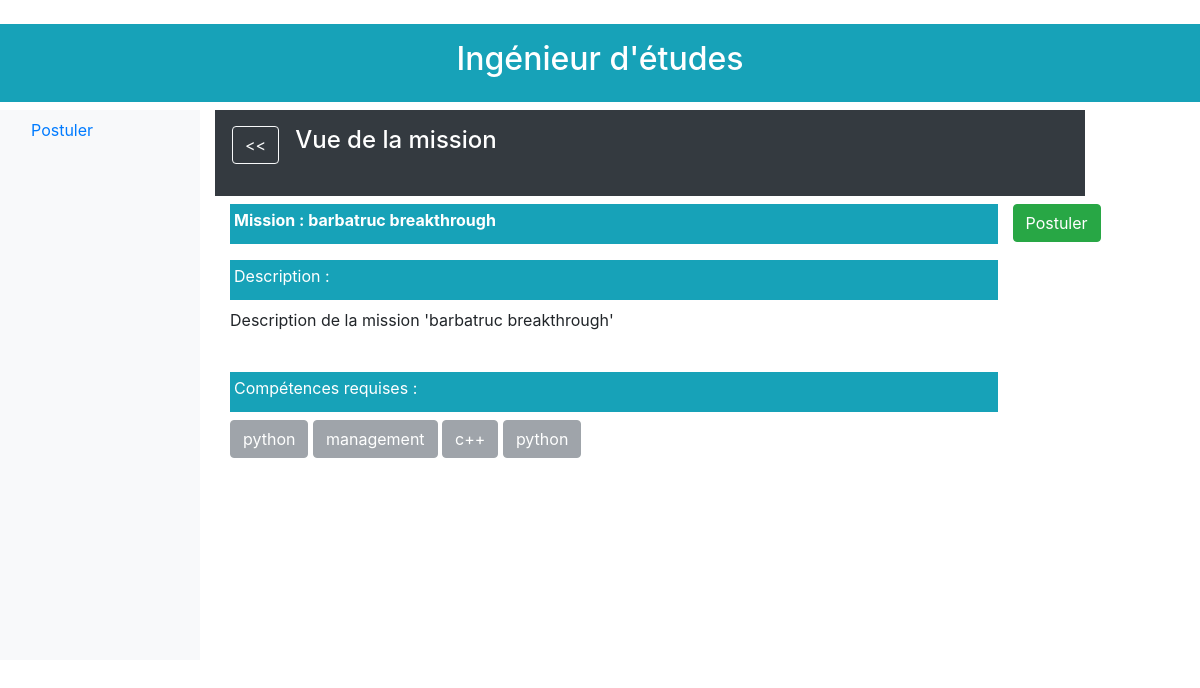
/1/etude/postuler/disponibles/vue/2/, run on an earlier commit of the app's database.
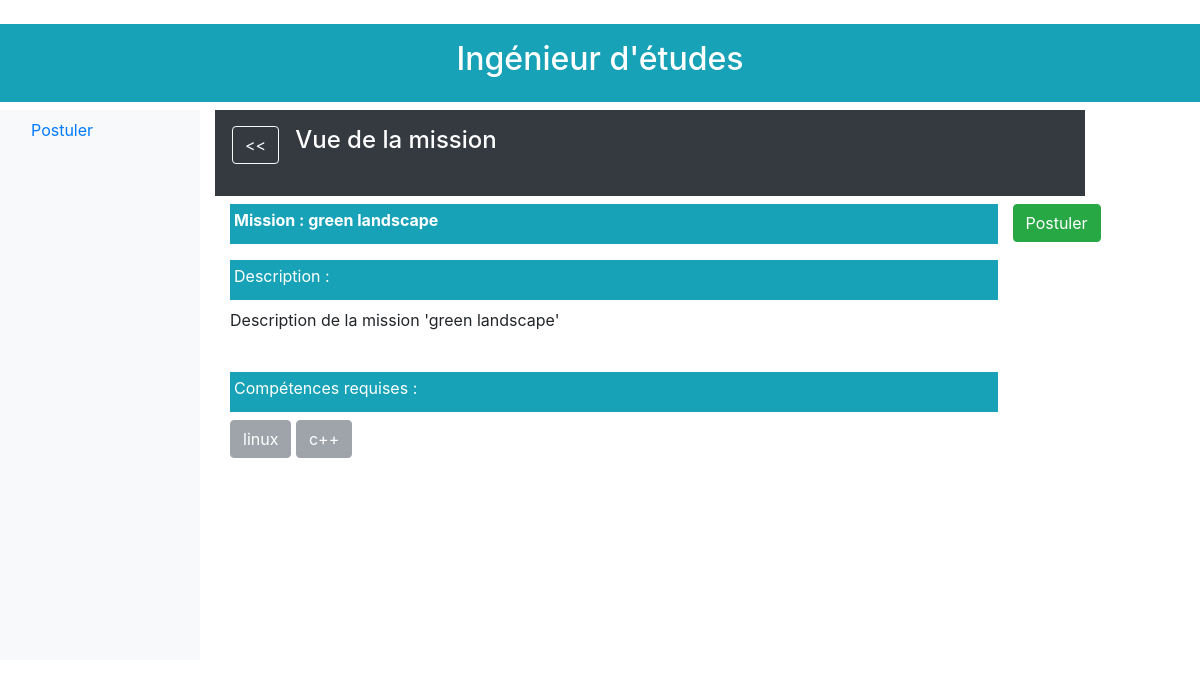
And on a later commit of the database.
### database/models.py (models this page shows)
class Mission(db.Model):
    id = db.Column(db.Integer, primary_key=True)
    titre = db.Column(db.String(64), unique=True)
    description = db.Column(db.Text, unique=True)
    effectifs_max = db.Column(db.Integer)
    prix_vente = db.Column(db.Integer)
    statut = db.Column(db.Text)
    date_creation = db.Column(db.DateTime)
    responsable_id = db.Column(db.Integer, db.ForeignKey('ingenieur.id'))
    souhaits = db.relationship('Souhait', backref='mission', lazy='dynamic')
    besoins = db.relationship('Besoin', backref='mission', lazy='dynamic')
    affectations = db.relationship('Affectation', backref='mission', lazy='dynamic')

class Competence(db.Model):
    id = db.Column(db.Integer, primary_key=True)
    nom = db.Column(db.String(64), unique=True)
    certifications = db.relationship('Certification', backref='competence', lazy='dynamic')
    besoins = db.relationship('Besoin', backref='competence', lazy='dynamic')

### app.py (the view)
@app.route('/<id>/etude/postuler/<etat>/vue/<missionId>/')
def postuler_vue(id, missionId, etat):
    mission = get_mission_by_id(missionId)
    competences = get_competence_of_mission(missionId)
    if (etat == "disponibles"):
        dates = []
        enable = ""
    elif (etat == "enAttente"):
        dates = get_date_candidat_souhait(id, missionId)
        enable = "disabled"
    elif (etat == "enCours" or etat == "termine"):
        dates = get_date_fin_date_fin_affectation(id, missionId)
        enable = "disabled"
    else:
        error_page_404("tab doesn't exist")
    return render_template("homepage_etude_postuler_vue.html.jinja2"
                           , etat=etat
                           , id=id
                           , mission=mission
                           , competences=competences
                           , dates=dates
                           , enable=enable
                           )

### database/functions.py (called while the page is built)
def get_mission_by_id(mission_id):
    return Mission.query.filter_by(id=mission_id).first()

def get_competence_of_mission(mission_id):
    mission = get_mission_by_id(mission_id)
    compe_ids = [b.competence_id for b in list(mission.besoins)]
    compes = [Competence.query.filter_by(id=cid).first() for cid in compe_ids]
    return compes

### templates/homepage_etude_postuler_vue.html.jinja2 (shortened to what this page needs)
﻿{% extends "homepage_etude_postuler.html.jinja2" %}
{% block body %}
    <div class=" d-flex flex-column p-3 mb-2 bg-dark text-white size-6 font-weight-bold">
        <div class="row mb-3">
            <div class="mr-3 ml-1 ml-3">
                <button type="button" class="btn btn-outline-light"
                        onclick="location.href='/{{ id }}/etude/postuler/disponibles/';">&lt;&lt;
                </button>
            </div>
            <h4>Vue de la mission</h4>
        </div>
    </div>
    <div class="d-flex flex-column">
        <div class="d-flex flex-inline mb-2">
            <div class="col-md-11">
                <div class=" p-1 bg-info text-white size-6 font-weight-bold">
                    <label for="Name">Mission :</label>
                    <label class="bg-info text-white size-6 font-weight-bold">{{ mission.titre }}</label>
                </div>
            </div>
            <div class="col-md-auto p-0">
                <button type="button" class="btn btn-success" {{ enable }}
                        onclick="location.href='/{{ id }}/etude/postuler/{{ etat }}/vue/{{ mission.id }}/edit/';">
                    Postuler
                </button>
            </div>
        </div>
    </div>
    <div class="d-flex flex-inline mb-2">
        <div class="mb-2 col-md-11">
            <div class="form-group">
                <div class="p-1 mb-2 bg-info text-white size-6">
                    <label for="description">Description :</label>
                </div>
                <label>{{ mission.description }}</label>
            </div>
        </div>
    </div>
    <div class="d-flex flex-inline mb-2">
        <div class="mb-2 col-md-11">
            <div class="p-1 bg-info text-white size-6 mb-2">
                <label for="competences">Compétences requises :</label>
            </div>
            {% for competence in competences %}
                <button type="button" class="btn btn-secondary" disabled>{{ competence.nom }}</button>
            {% endfor %}
        </div>
    </div>
{% endblock %}

What changed in the data, as far as the page shows it:
no longer on this page (row unchanged): Competence: nom "python"
no longer on this page (row unchanged): Competence: nom "management"
changed Mission: titre "barbatruc breakthrough" → "green landscape"; description "Description de la mission 'barbatruc breakthrough'" → "Description de la mission 'green landscape'"
now on this page (row unchanged): Competence: nom "linux"
